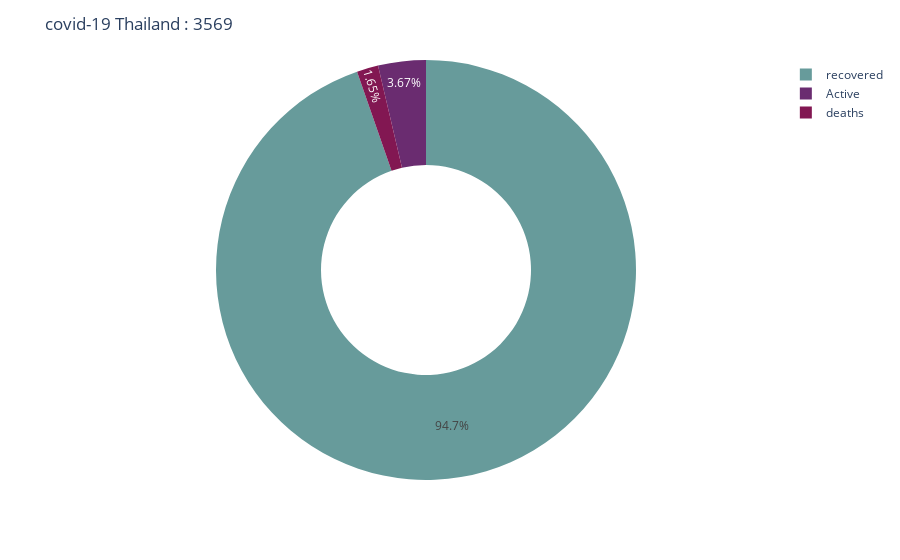

Notebook source saved alongside this figure:
### Code cell
labels = ["Active ","recovered","deaths"]
values = Data_TH2.loc[0, ["Active","recovered","deaths"]]
df = px.data.tips()
fig = px.pie(Data_TH2, values=values, names=labels, color_discrete_sequence=['#679b9b','#6a2c70','#821752'], hole=0.5)
fig.update_layout(
    title='covid-19 Thailand : '+str(Data_TH2["confirmed"][0]),
)
fig.show()

### Figure 1 — Plotly figure (JSON) as saved in the notebook; plotly's stock layout.template omitted (floating-point values rounded to 4 significant figures)
{"data": [{"domain": {"x": [0, 1], "y": [0, 1]}, "hole": 0.5, "hovertemplate": "label=%{label}<br>value=%{value}<extra></extra>", "labels": ["Active ", "recovered", "deaths"], "legendgroup": "", "name": "", "showlegend": true, "type": "pie", "values": [131, 3379, 59]}], "layout": {"legend": {"tracegroupgap": 0}, "margin": {"t": 60}, "piecolorway": ["#679b9b", "#6a2c70", "#821752"], "title": {"text": "covid-19 Thailand : 3569"}}}
